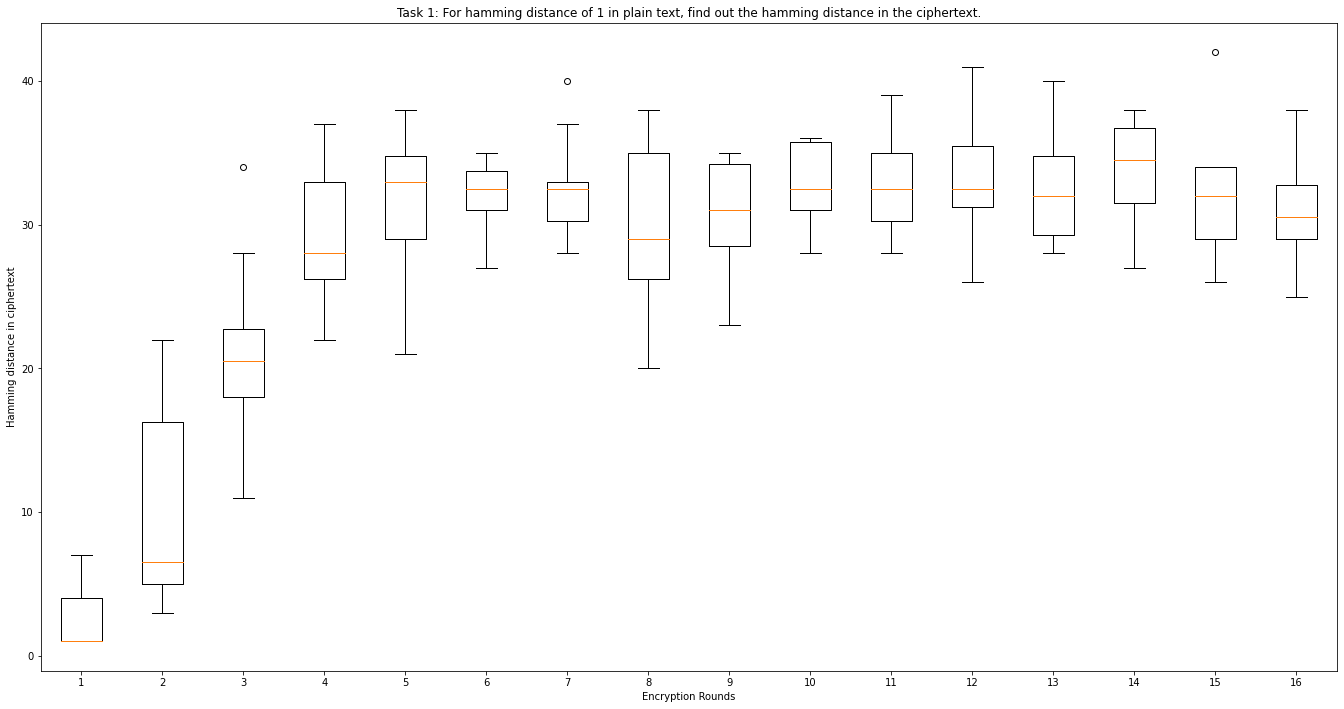

Python code for this plot:
# Importing
import DESfiddle.utils as dfu
from statistics import median
import matplotlib.pyplot as plt
import numpy as np


def alterText(txt: str, hamming_dist: int) -> str:
  """Alter the given txt at some hamming_dist number of positions. This is used to experimentally determine how the avalanche effect varies with hamming distance in DES. """
  length = len(txt)
  random_pos = sample(range(0,length),hamming_dist)
  random_pos.sort() # To ensure the for loop below doesnot increase the length of txt
  altered_txt = ""
  i = 0
  for pos in random_pos:
    altered_txt += txt[i:pos]
    i = pos+1
    if(txt[pos] == '1'):
      altered_txt += '0'
    else:
      altered_txt += '1'
  
  altered_txt += txt[i:]
  return altered_txt


# Usage
permutation_arr = dfu.generate_PC_1(64)

from DESfiddle.utils import *

# Inputs in binary setting
plaintext = "0000011101001001000001111010111100101110001001011011101100101001"
key = "0110001101000000101101001010100110000000110110001110110011101011"

# Settings
total_rounds = 16
midlength = 32
hamming_dist = 1

#output variables
task1_diff = np.zeros((16,1))


# Hamming the plaintext in binary mode
for i in range(0,10):
    original_pt_arr = [plaintext]
    pt_arr = [alterText(plaintext, hamming_dist)]
    key = [key]
    rkb,rkh = generate_round_keys(key, total_rounds, midlength)
    original_ciphertext, original_round_ciphertexts = encrypt(original_pt_arr, rkb, total_rounds, midlength)
    _, round_ciphertexts = encrypt(pt_arr, rkb, total_rounds, midlength)
    ham_diff = calc_diff(original_round_ciphertexts, round_ciphertexts)
    task1_diff = np.column_stack((task1_diff, ham_diff))

task1_diff = np.delete(task1_diff, 0, 1)
task1_diff = np.transpose(task1_diff)

fig = plt.figure(figsize =(12, 9))

# Creating axes instance
ax = fig.add_axes([0, 0, 1.5, 1])
ax.set_xlabel("Encryption Rounds")
ax.set_ylabel("Hamming distance in ciphertext")
ax.set_title("Task 1: For hamming distance of 1 in plain text, find out the hamming distance in the ciphertext.")
 
# Creating plot
bp = ax.boxplot(task1_diff)
 
# show plot
plt.show()
